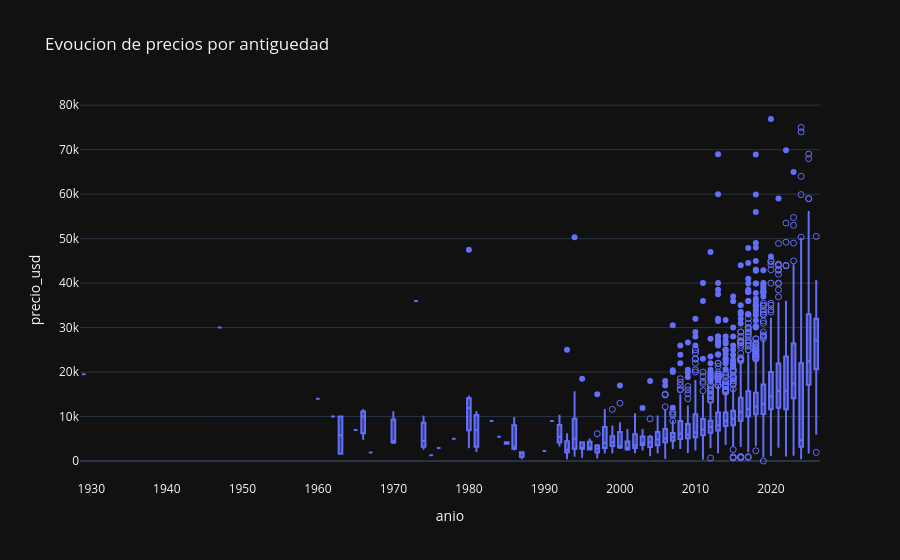

Notebook code for this chart:
### Markdown cell above
### Box plot de valores de vehiculos por año (antiguedad) 
Se marcan los 'suspected outliers' y se verifica que estos son modelos de autos cuyo valor atipico esta justificado (Audi Q8, Mercedes, Camaro, etc vehiculos conocidamente caros)

podemos observar los casos de coleccion con precios mas elevados en años sub 1990, observamos como la media de precio sube a medida que aumenta 'anio', vehiculos mas nuevos, lo que es esperable, los outliers estan verificados y son veraces.

### Code cell
plot = px.box(df,
              x = 'anio',
              y = 'precio_usd',
              points = 'suspectedoutliers',
              template = 'plotly_dark',
              hover_data= ['marca','carroceria'],
              title = 'Evoucion de precios por antiguedad'
              ).show()

### Figure 1 — Plotly figure (JSON) as saved in the notebook; plotly's stock layout.template omitted (floating-point values rounded to 4 significant figures; data arrays with more than 128 entries replaced by an {"elided": "..."} marker saying what was removed)
{"data": [{"alignmentgroup": "True", "boxpoints": "suspectedoutliers", "customdata": {"elided": "4640x2 str values"}, "hovertemplate": "anio=%{x}<br>precio_usd=%{y}<br>marca=%{customdata[0]}<br>carroceria=%{customdata[1]}<extra></extra>", "legendgroup": "", "marker": {"color": "#636efa"}, "name": "", "notched": false, "offsetgroup": "", "orientation": "v", "showlegend": false, "type": "box", "x": {"elided": "4640 int values"}, "x0": " ", "xaxis": "x", "y": {"elided": "4640 float values"}, "y0": " ", "yaxis": "y"}], "layout": {"boxmode": "group", "legend": {"tracegroupgap": 0}, "title": {"text": "Evoucion de precios por antiguedad"}, "xaxis": {"anchor": "y", "domain": [0, 1], "title": {"text": "anio"}}, "yaxis": {"anchor": "x", "domain": [0, 1], "title": {"text": "precio_usd"}}}}
